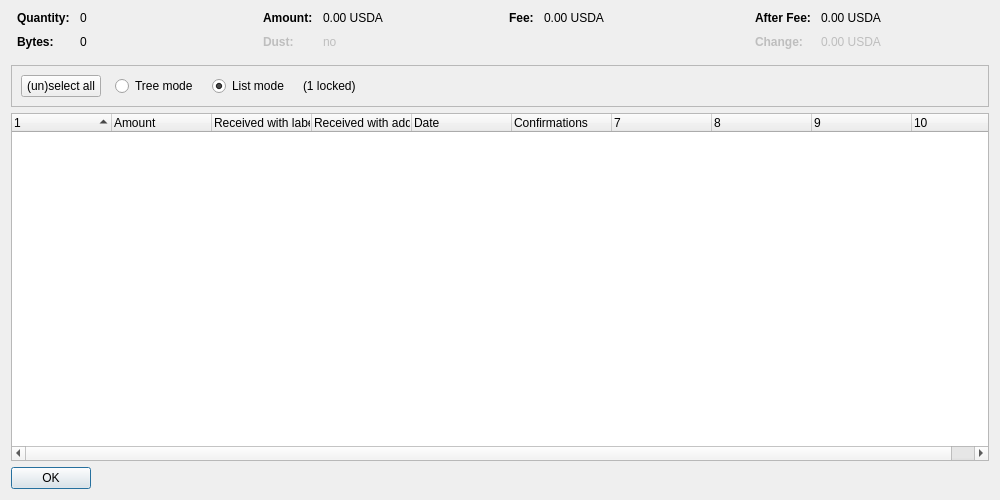
<?xml version="1.0" encoding="UTF-8"?>
<ui version="4.0">
 <class>CoinControlDialog</class>
 <widget class="QDialog" name="CoinControlDialog">
  <property name="geometry">
   <rect>
    <x>0</x>
    <y>0</y>
    <width>1000</width>
    <height>500</height>
   </rect>
  </property>
  <property name="windowTitle">
   <string>Coin Selection</string>
  </property>
  <layout class="QVBoxLayout" name="verticalLayout">
   <item>
    <layout class="QHBoxLayout" name="horizontalLayoutTop" stretch="0,0,0,0">
     <property name="topMargin">
      <number>0</number>
     </property>
     <property name="bottomMargin">
      <number>10</number>
     </property>
     <item>
      <layout class="QFormLayout" name="formLayoutCoinControl1">
       <property name="horizontalSpacing">
        <number>10</number>
       </property>
       <property name="verticalSpacing">
        <number>10</number>
       </property>
       <property name="leftMargin">
        <number>6</number>
       </property>
       <property name="rightMargin">
        <number>6</number>
       </property>
       <item row="0" column="0">
        <widget class="QLabel" name="labelCoinControlQuantityText">
         <property name="font">
          <font>
           <weight>75</weight>
           <bold>true</bold>
          </font>
         </property>
         <property name="text">
          <string>Quantity:</string>
         </property>
        </widget>
       </item>
       <item row="0" column="1">
        <widget class="QLabel" name="labelCoinControlQuantity">
         <property name="cursor">
          <cursorShape>IBeamCursor</cursorShape>
         </property>
         <property name="contextMenuPolicy">
          <enum>Qt::ActionsContextMenu</enum>
         </property>
         <property name="text">
          <string notr="true">0</string>
         </property>
         <property name="textInteractionFlags">
          <set>Qt::LinksAccessibleByMouse|Qt::TextSelectableByKeyboard|Qt::TextSelectableByMouse</set>
         </property>
        </widget>
       </item>
       <item row="1" column="0">
        <widget class="QLabel" name="labelCoinControlBytesText">
         <property name="font">
          <font>
           <weight>75</weight>
           <bold>true</bold>
          </font>
         </property>
         <property name="text">
          <string>Bytes:</string>
         </property>
        </widget>
       </item>
       <item row="1" column="1">
        <widget class="QLabel" name="labelCoinControlBytes">
         <property name="cursor">
          <cursorShape>IBeamCursor</cursorShape>
         </property>
         <property name="contextMenuPolicy">
          <enum>Qt::ActionsContextMenu</enum>
         </property>
         <property name="text">
          <string notr="true">0</string>
         </property>
         <property name="textInteractionFlags">
          <set>Qt::LinksAccessibleByMouse|Qt::TextSelectableByKeyboard|Qt::TextSelectableByMouse</set>
         </property>
        </widget>
       </item>
      </layout>
     </item>
     <item>
      <layout class="QFormLayout" name="formLayoutCoinControl2">
       <property name="horizontalSpacing">
        <number>10</number>
       </property>
       <property name="verticalSpacing">
        <number>10</number>
       </property>
       <property name="leftMargin">
        <number>6</number>
       </property>
       <property name="rightMargin">
        <number>6</number>
       </property>
       <item row="0" column="0">
        <widget class="QLabel" name="labelCoinControlAmountText">
         <property name="font">
          <font>
           <weight>75</weight>
           <bold>true</bold>
          </font>
         </property>
         <property name="text">
          <string>Amount:</string>
         </property>
        </widget>
       </item>
       <item row="0" column="1">
        <widget class="QLabel" name="labelCoinControlAmount">
         <property name="cursor">
          <cursorShape>IBeamCursor</cursorShape>
         </property>
         <property name="contextMenuPolicy">
          <enum>Qt::ActionsContextMenu</enum>
         </property>
         <property name="text">
          <string notr="true">0.00 USDA</string>
         </property>
         <property name="textInteractionFlags">
          <set>Qt::LinksAccessibleByMouse|Qt::TextSelectableByKeyboard|Qt::TextSelectableByMouse</set>
         </property>
        </widget>
       </item>
       <item row="1" column="0">
        <widget class="QLabel" name="labelCoinControlLowOutputText">
         <property name="enabled">
          <bool>false</bool>
         </property>
         <property name="font">
          <font>
           <weight>75</weight>
           <bold>true</bold>
          </font>
         </property>
         <property name="text">
          <string>Dust:</string>
         </property>
        </widget>
       </item>
       <item row="1" column="1">
        <widget class="QLabel" name="labelCoinControlLowOutput">
         <property name="enabled">
          <bool>false</bool>
         </property>
         <property name="cursor">
          <cursorShape>IBeamCursor</cursorShape>
         </property>
         <property name="contextMenuPolicy">
          <enum>Qt::ActionsContextMenu</enum>
         </property>
         <property name="text">
          <string notr="true">no</string>
         </property>
         <property name="textInteractionFlags">
          <set>Qt::LinksAccessibleByMouse|Qt::TextSelectableByKeyboard|Qt::TextSelectableByMouse</set>
         </property>
        </widget>
       </item>
      </layout>
     </item>
     <item>
      <layout class="QFormLayout" name="formLayoutCoinControl3">
       <property name="horizontalSpacing">
        <number>10</number>
       </property>
       <property name="verticalSpacing">
        <number>10</number>
       </property>
       <property name="leftMargin">
        <number>6</number>
       </property>
       <property name="rightMargin">
        <number>6</number>
       </property>
       <item row="0" column="0">
        <widget class="QLabel" name="labelCoinControlFeeText">
         <property name="font">
          <font>
           <weight>75</weight>
           <bold>true</bold>
          </font>
         </property>
         <property name="text">
          <string>Fee:</string>
         </property>
        </widget>
       </item>
       <item row="0" column="1">
        <widget class="QLabel" name="labelCoinControlFee">
         <property name="cursor">
          <cursorShape>IBeamCursor</cursorShape>
         </property>
         <property name="contextMenuPolicy">
          <enum>Qt::ActionsContextMenu</enum>
         </property>
         <property name="text">
          <string notr="true">0.00 USDA</string>
         </property>
         <property name="textInteractionFlags">
          <set>Qt::LinksAccessibleByMouse|Qt::TextSelectableByKeyboard|Qt::TextSelectableByMouse</set>
         </property>
        </widget>
       </item>
      </layout>
     </item>
     <item>
      <layout class="QFormLayout" name="formLayoutCoinControl4">
       <property name="horizontalSpacing">
        <number>10</number>
       </property>
       <property name="verticalSpacing">
        <number>10</number>
       </property>
       <property name="leftMargin">
        <number>6</number>
       </property>
       <property name="rightMargin">
        <number>6</number>
       </property>
       <item row="0" column="0">
        <widget class="QLabel" name="labelCoinControlAfterFeeText">
         <property name="font">
          <font>
           <weight>75</weight>
           <bold>true</bold>
          </font>
         </property>
         <property name="text">
          <string>After Fee:</string>
         </property>
        </widget>
       </item>
       <item row="0" column="1">
        <widget class="QLabel" name="labelCoinControlAfterFee">
         <property name="cursor">
          <cursorShape>IBeamCursor</cursorShape>
         </property>
         <property name="contextMenuPolicy">
          <enum>Qt::ActionsContextMenu</enum>
         </property>
         <property name="text">
          <string notr="true">0.00 USDA</string>
         </property>
         <property name="textInteractionFlags">
          <set>Qt::LinksAccessibleByMouse|Qt::TextSelectableByKeyboard|Qt::TextSelectableByMouse</set>
         </property>
        </widget>
       </item>
       <item row="1" column="0">
        <widget class="QLabel" name="labelCoinControlChangeText">
         <property name="enabled">
          <bool>false</bool>
         </property>
         <property name="font">
          <font>
           <weight>75</weight>
           <bold>true</bold>
          </font>
         </property>
         <property name="text">
          <string>Change:</string>
         </property>
        </widget>
       </item>
       <item row="1" column="1">
        <widget class="QLabel" name="labelCoinControlChange">
         <property name="enabled">
          <bool>false</bool>
         </property>
         <property name="cursor">
          <cursorShape>IBeamCursor</cursorShape>
         </property>
         <property name="contextMenuPolicy">
          <enum>Qt::ActionsContextMenu</enum>
         </property>
         <property name="text">
          <string notr="true">0.00 USDA</string>
         </property>
         <property name="textInteractionFlags">
          <set>Qt::LinksAccessibleByMouse|Qt::TextSelectableByKeyboard|Qt::TextSelectableByMouse</set>
         </property>
        </widget>
       </item>
      </layout>
     </item>
    </layout>
   </item>
   <item>
    <widget class="QFrame" name="frame">
     <property name="minimumSize">
      <size>
       <width>0</width>
       <height>40</height>
      </size>
     </property>
     <property name="frameShape">
      <enum>QFrame::StyledPanel</enum>
     </property>
     <property name="frameShadow">
      <enum>QFrame::Sunken</enum>
     </property>
     <layout class="QHBoxLayout" name="horizontalLayout">
      <item>
       <layout class="QHBoxLayout" name="horizontalLayoutPanel" stretch="0,0,0,0,0">
        <property name="spacing">
         <number>14</number>
        </property>
        <item>
         <widget class="QPushButton" name="pushButtonSelectAll">
          <property name="sizePolicy">
           <sizepolicy hsizetype="Maximum" vsizetype="Fixed">
            <horstretch>0</horstretch>
            <verstretch>0</verstretch>
           </sizepolicy>
          </property>
          <property name="text">
           <string>(un)select all</string>
          </property>
          <property name="autoDefault">
           <bool>false</bool>
          </property>
         </widget>
        </item>
        <item>
         <widget class="QRadioButton" name="radioTreeMode">
          <property name="sizePolicy">
           <sizepolicy hsizetype="Maximum" vsizetype="Fixed">
            <horstretch>0</horstretch>
            <verstretch>0</verstretch>
           </sizepolicy>
          </property>
          <property name="text">
           <string>Tree mode</string>
          </property>
         </widget>
        </item>
        <item>
         <widget class="QRadioButton" name="radioListMode">
          <property name="sizePolicy">
           <sizepolicy hsizetype="Maximum" vsizetype="Fixed">
            <horstretch>0</horstretch>
            <verstretch>0</verstretch>
           </sizepolicy>
          </property>
          <property name="text">
           <string>List mode</string>
          </property>
          <property name="checked">
           <bool>true</bool>
          </property>
         </widget>
        </item>
        <item>
         <widget class="QLabel" name="labelLocked">
          <property name="text">
           <string notr="true">(1 locked)</string>
          </property>
         </widget>
        </item>
        <item>
         <spacer name="horizontalSpacer">
          <property name="orientation">
           <enum>Qt::Horizontal</enum>
          </property>
          <property name="sizeHint" stdset="0">
           <size>
            <width>40</width>
            <height>20</height>
           </size>
          </property>
         </spacer>
        </item>
       </layout>
      </item>
     </layout>
    </widget>
   </item>
   <item>
    <widget class="CoinControlTreeWidget" name="treeWidget">
     <property name="contextMenuPolicy">
      <enum>Qt::CustomContextMenu</enum>
     </property>
     <property name="sortingEnabled">
      <bool>false</bool>
     </property>
     <property name="columnCount">
      <number>10</number>
     </property>
     <attribute name="headerShowSortIndicator" stdset="0">
      <bool>true</bool>
     </attribute>
     <attribute name="headerStretchLastSection">
      <bool>false</bool>
     </attribute>
     <column>
      <property name="text">
       <string/>
      </property>
     </column>
     <column>
      <property name="text">
       <string>Amount</string>
      </property>
     </column>
     <column>
      <property name="text">
       <string>Received with label</string>
      </property>
     </column>
     <column>
      <property name="text">
       <string>Received with address</string>
      </property>
     </column>
     <column>
      <property name="text">
       <string>Date</string>
      </property>
     </column>
     <column>
      <property name="text">
       <string>Confirmations</string>
      </property>
      <property name="toolTip">
       <string>Confirmed</string>
      </property>
     </column>
     <column>
      <property name="text">
       <string/>
      </property>
     </column>
     <column>
      <property name="text">
       <string/>
      </property>
     </column>
     <column>
      <property name="text">
       <string/>
      </property>
     </column>
     <column>
      <property name="text">
       <string/>
      </property>
     </column>
    </widget>
   </item>
   <item>
    <widget class="QDialogButtonBox" name="buttonBox">
     <property name="sizePolicy">
      <sizepolicy hsizetype="Maximum" vsizetype="Fixed">
       <horstretch>0</horstretch>
       <verstretch>0</verstretch>
      </sizepolicy>
     </property>
     <property name="orientation">
      <enum>Qt::Horizontal</enum>
     </property>
     <property name="standardButtons">
      <set>QDialogButtonBox::Ok</set>
     </property>
    </widget>
   </item>
  </layout>
 </widget>
 <customwidgets>
  <customwidget>
   <class>CoinControlTreeWidget</class>
   <extends>QTreeWidget</extends>
   <header>qt/coincontroltreewidget.h</header>
  </customwidget>
 </customwidgets>
 <resources/>
 <connections/>
</ui>
